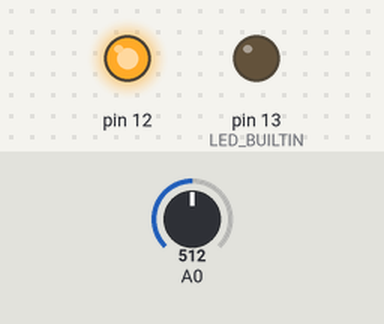
Bench run of a sketch on a simulated Arduino Uno, built with avr-gcc and run on an emulated ATmega328P. Parts: output pins drawn as LEDs (lit = HIGH). The inputs (shaded band) are chosen by the test bench; at power-on: A0 = 512. What the sketch prints to the serial monitor is not drawn.

Above: at 0.3 s.
Timing chart, 0 to 1.8 s (numbered marks = the images above):
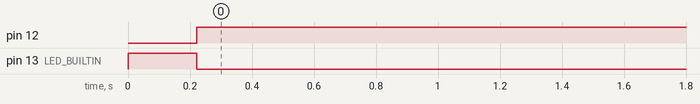

Measured:
- by itself, pin 12: LOW → HIGH at 0.22 s
- by itself, pin 13 (LED_BUILTIN): LOW → HIGH at 0.00 s, → LOW 0.22 s later

The sketch:

piezoBedLeveling.ino
```cpp
int counter = 0 ;

static const double up = 1.9;
static const double down = 1.2;

bool flag = false;

int previousValue = 0;

double diffValue =0;
double movingAverageValue =0;
double movingAverageValue2 =0;

static const double alphaDiff = 0.9;
static const double alphaValue = 0.8;
static const double alphaValue2 = 0.99;

#ifndef  PLOTTER_OUTPUT_ENABLE
#define PLOTTER_OUTPUT_ENABLE 1
#endif

void setup() {
  // initialize serial communication at 230400 bits per second:

#if PLOTTER_OUTPUT_ENABLE
  Serial.begin(230400);
#endif
  pinMode(LED_BUILTIN, OUTPUT);
  pinMode(12, OUTPUT);
  digitalWrite(12, HIGH);
}

void loop() {
  // read the input on analog pin 0:
  int sensorValue = analogRead(A0);

  movingAverageValue2 = alphaValue2*movingAverageValue2 +(1.0-alphaValue2)*sensorValue;
  movingAverageValue = alphaValue*movingAverageValue +(1.0-alphaValue)*sensorValue;

  diffValue =  diffValue*alphaDiff + fabs((1.0-alphaDiff)*(movingAverageValue-previousValue));

  if ((diffValue > up) && flag == false)
  {
    flag = true;
    counter++;
    digitalWrite(LED_BUILTIN, HIGH);
    digitalWrite(12, LOW);
  }
  else if ((diffValue < down) && flag == true)
  {
    flag = false;
    digitalWrite(LED_BUILTIN, LOW);
    digitalWrite(12, HIGH);
  }

previousValue = movingAverageValue;

 #if PLOTTER_OUTPUT_ENABLE
  Serial.print(diffValue*10);
  Serial.print(",");
  Serial.print(sensorValue);
  Serial.print(",");
  Serial.print(movingAverageValue-100);
  Serial.print(",");
  Serial.print(abs(movingAverageValue2-movingAverageValue) );
  Serial.print(",");
  Serial.println(flag ? 1024/2 : 0);
 #endif

  delay(2);        // delay in between reads for stability
}
```
